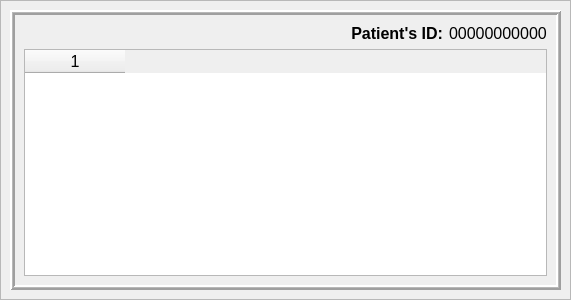
<?xml version="1.0" encoding="UTF-8"?>
<ui version="4.0">
 <class>LabReport</class>
 <widget class="QDialog" name="LabReport">
  <property name="geometry">
   <rect>
    <x>0</x>
    <y>0</y>
    <width>571</width>
    <height>300</height>
   </rect>
  </property>
  <property name="windowTitle">
   <string>Laboratory Report</string>
  </property>
  <layout class="QGridLayout" name="gridLayout">
   <property name="leftMargin">
    <number>0</number>
   </property>
   <property name="topMargin">
    <number>0</number>
   </property>
   <property name="rightMargin">
    <number>0</number>
   </property>
   <property name="bottomMargin">
    <number>0</number>
   </property>
   <property name="spacing">
    <number>0</number>
   </property>
   <item row="0" column="0">
    <widget class="QFrame" name="frame">
     <property name="font">
      <font>
       <pointsize>12</pointsize>
      </font>
     </property>
     <property name="frameShape">
      <enum>QFrame::StyledPanel</enum>
     </property>
     <property name="frameShadow">
      <enum>QFrame::Raised</enum>
     </property>
     <layout class="QGridLayout" name="gridLayout_2">
      <item row="0" column="0">
       <widget class="QFrame" name="frame_2">
        <property name="frameShape">
         <enum>QFrame::Box</enum>
        </property>
        <property name="frameShadow">
         <enum>QFrame::Raised</enum>
        </property>
        <property name="lineWidth">
         <number>2</number>
        </property>
        <property name="midLineWidth">
         <number>1</number>
        </property>
        <layout class="QVBoxLayout" name="verticalLayout">
         <item>
          <layout class="QHBoxLayout" name="horizontalLayout">
           <item>
            <widget class="QLabel" name="label_2">
             <property name="sizePolicy">
              <sizepolicy hsizetype="Expanding" vsizetype="Preferred">
               <horstretch>0</horstretch>
               <verstretch>0</verstretch>
              </sizepolicy>
             </property>
             <property name="font">
              <font>
               <weight>75</weight>
               <bold>true</bold>
              </font>
             </property>
             <property name="text">
              <string>Patient's ID:</string>
             </property>
             <property name="alignment">
              <set>Qt::AlignRight|Qt::AlignTrailing|Qt::AlignVCenter</set>
             </property>
            </widget>
           </item>
           <item>
            <widget class="QLabel" name="patientID">
             <property name="sizePolicy">
              <sizepolicy hsizetype="Preferred" vsizetype="Preferred">
               <horstretch>0</horstretch>
               <verstretch>0</verstretch>
              </sizepolicy>
             </property>
             <property name="text">
              <string>00000000000</string>
             </property>
            </widget>
           </item>
          </layout>
         </item>
         <item>
          <widget class="QTableWidget" name="table">
           <property name="columnCount">
            <number>1</number>
           </property>
           <column/>
          </widget>
         </item>
        </layout>
       </widget>
      </item>
     </layout>
    </widget>
   </item>
  </layout>
 </widget>
 <resources/>
 <connections/>
</ui>
